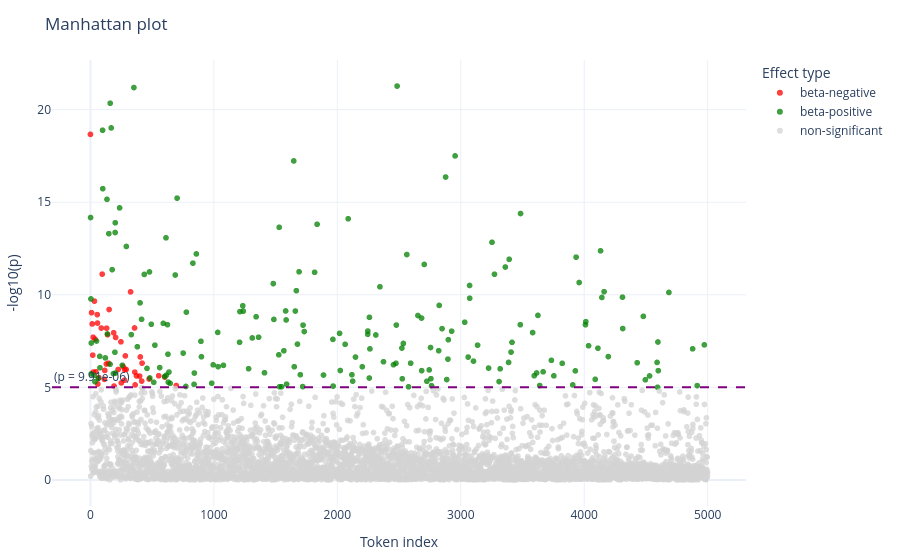

Notebook cell for this chart:
### Code cell
# Working copy
df_plot = results.copy().reset_index(drop=False)
df_plot.rename(columns={"index": "idx"}, inplace=True)

# -log10(p)
df_plot["minus_log10_p"] = -np.log10(df_plot["p"].clip(lower=1e-300))

# Ensure required columns exist
if "significant" not in df_plot.columns:
    df_plot["significant"] = False
if "beta" not in df_plot.columns:
    raise ValueError("DataFrame has no column 'beta'")

# Reference line: most significant p still passing the multiple-testing rule
if df_plot["significant"].any():
    p_thresh = df_plot.loc[df_plot["significant"], "p"].max()
    sig_line = -np.log10(p_thresh)
else:
    p_thresh = None
    sig_line = None

# === Colour by significance and beta sign ===
def classify_row(row):
    if not row["significant"]:
        return "non-significant"        # grey
    if row["beta"] > 0:
        return "beta-positive"          # green
    else:
        return "beta-negative"          # red

df_plot["effect_group"] = df_plot.apply(classify_row, axis=1)

color_map = {
    "non-significant": "lightgray",
    "beta-positive": "green",
    "beta-negative": "red",
}

# === Plotly Scatter ===
fig = px.scatter(
    df_plot,
    x="idx",
    y="minus_log10_p",
    color="effect_group",
    color_discrete_map=color_map,
    hover_data={
        "idx": True,
        "SNP": True,
        "p": ":.3e",
        "beta": ":.4f",
        "significant": True,
        "minus_log10_p": ":.2f",
        "effect_group": True,
    },
    labels={
        "idx": "Token index",
        "minus_log10_p": "-log10(p)",
        "effect_group": "Effect type",
    },
    title="Manhattan plot",
)

# Significance threshold line
if sig_line is not None:
    fig.add_hline(
        y=sig_line,
        line_dash="dash",
        line_color="purple",
        annotation_text=f"(p = {p_thresh:.2e})",
        annotation_position="top left"
    )

# Marker styling
fig.update_traces(marker=dict(size=6, opacity=0.75))

fig.update_layout(
    template="plotly_white",
    hoverlabel=dict(bgcolor="white", font_size=12),
    margin=dict(l=40, r=20, t=60, b=40),
)

fig.show()

### Figure 1 — Plotly figure (JSON) as saved in the notebook; plotly's stock layout.template omitted (floating-point values rounded to 4 significant figures; data arrays with more than 128 entries replaced by an {"elided": "..."} marker saying what was removed)
{"data": [{"customdata": {"elided": "46x5 mixed values"}, "hovertemplate": "Effect type=%{customdata[4]}<br>Token index=%{x}<br>-log10(p)=%{y:.2f}<br>SNP=%{customdata[0]}<br>p=%{customdata[1]:.3e}<br>beta=%{customdata[2]:.4f}<br>significant=%{customdata[3]}<extra></extra>", "legendgroup": "beta-negative", "marker": {"color": "red", "opacity": 0.75, "size": 6, "symbol": "circle"}, "mode": "markers", "name": "beta-negative", "showlegend": true, "type": "scattergl", "x": [0, 9, 14, 19, 22, 23, 32, 38, 44, 55, 57, 60, 68, 88, 95, 113, 116, 129, 131, 139, 146, 151, 188, 191, 204, 224, 247, 250, 265, 275, 277, 283, 289, 325, 357, 359, 362, 373, 398, 404, 415, 418, 475, 553, 602, 695], "xaxis": "x", "y": [18.66, 9.033, 8.426, 6.741, 7.709, 5.827, 9.657, 7.599, 5.842, 8.929, 8.474, 5.182, 5.524, 8.203, 11.11, 5.432, 5.914, 6.263, 8.196, 7.844, 6.304, 9.205, 7.951, 5.07, 7.695, 5.965, 7.458, 5.242, 6.122, 5.389, 5.954, 6.699, 5.967, 10.16, 8.208, 5.823, 5.133, 5.617, 5.611, 6.643, 5.338, 6.309, 5.451, 5.626, 5.557, 5.099], "yaxis": "y"}, {"customdata": {"elided": "198x5 mixed values"}, "hovertemplate": "Effect type=%{customdata[4]}<br>Token index=%{x}<br>-log10(p)=%{y:.2f}<br>SNP=%{customdata[0]}<br>p=%{customdata[1]:.3e}<br>beta=%{customdata[2]:.4f}<br>significant=%{customdata[3]}<extra></extra>", "legendgroup": "beta-positive", "marker": {"color": "green", "opacity": 0.75, "size": 6, "symbol": "circle"}, "mode": "markers", "name": "beta-positive", "showlegend": true, "type": "scattergl", "x": {"elided": "198 int values"}, "xaxis": "x", "y": {"elided": "198 float values"}, "yaxis": "y"}, {"customdata": {"elided": "4756x5 mixed values"}, "hovertemplate": "Effect type=%{customdata[4]}<br>Token index=%{x}<br>-log10(p)=%{y:.2f}<br>SNP=%{customdata[0]}<br>p=%{customdata[1]:.3e}<br>beta=%{customdata[2]:.4f}<br>significant=%{customdata[3]}<extra></extra>", "legendgroup": "non-significant", "marker": {"color": "lightgray", "opacity": 0.75, "size": 6, "symbol": "circle"}, "mode": "markers", "name": "non-significant", "showlegend": true, "type": "scattergl", "x": {"elided": "4756 int values"}, "xaxis": "x", "y": {"elided": "4756 float values"}, "yaxis": "y"}], "layout": {"annotations": [{"showarrow": false, "text": "(p = 9.91e-06)", "x": 0, "xanchor": "left", "xref": "x domain", "y": 5.004, "yanchor": "bottom", "yref": "y"}], "hoverlabel": {"bgcolor": "white", "font": {"size": 12}}, "legend": {"title": {"text": "Effect type"}, "tracegroupgap": 0}, "margin": {"b": 40, "l": 40, "r": 20, "t": 60}, "shapes": [{"line": {"color": "purple", "dash": "dash"}, "type": "line", "x0": 0, "x1": 1, "xref": "x domain", "y0": 5.004, "y1": 5.004, "yref": "y"}], "title": {"text": "Manhattan plot"}, "xaxis": {"anchor": "y", "domain": [0, 1], "title": {"text": "Token index"}}, "yaxis": {"anchor": "x", "domain": [0, 1], "title": {"text": "-log10(p)"}}}}
